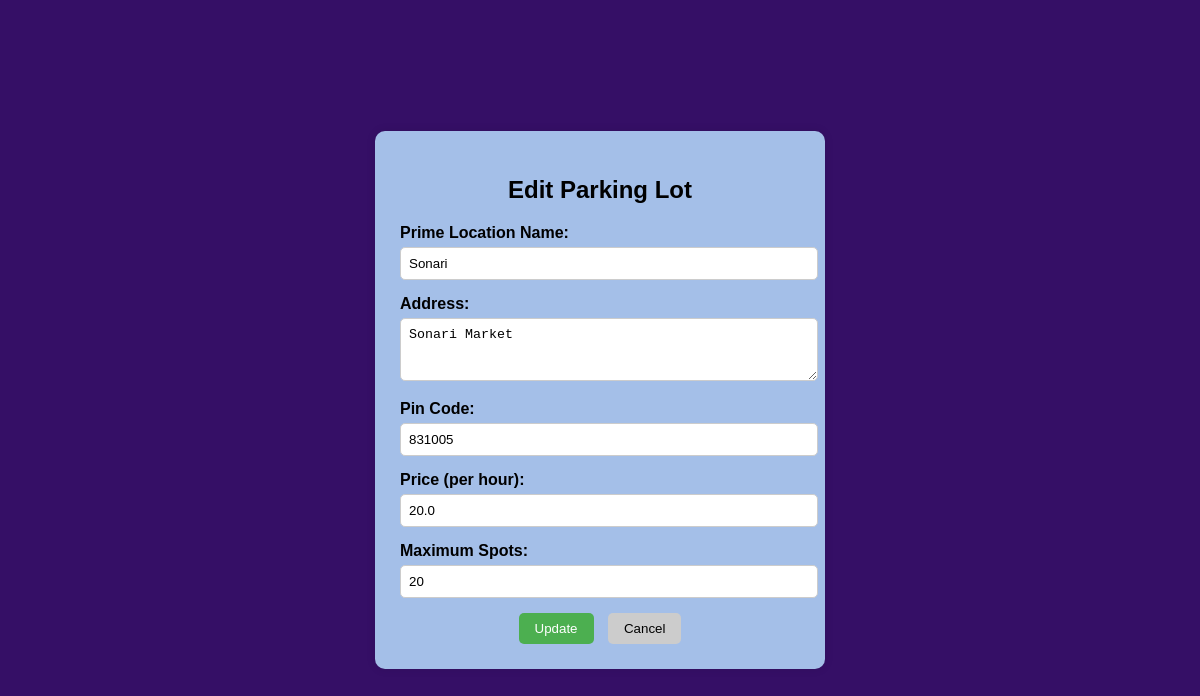
The page /edit_lot/1 (signed in) on the database its author committed.
### parking_lot/app.py (models this page shows, shortened)
class ParkingLot(db.Model):
    id = db.Column(db.Integer, primary_key=True)
    name = db.Column(db.String(100))
    address = db.Column(db.Text)
    pin_code = db.Column(db.String(10))
    price_per_hour = db.Column(db.Float)
    max_spots = db.Column(db.Integer)
    slots = db.relationship('ParkingSlot', backref='lot', cascade='all, delete-orphan')
    bookings = db.relationship('Booking', backref='lot', lazy=True)

### parking_lot/app.py (the view, shortened to what this page needs)
@app.route('/edit_lot/<int:lot_id>', methods=['GET', 'POST'])
@login_required
def edit_lot(lot_id):
    user = User.query.get(session['user_id'])
    if not user.is_admin:
        flash("Admins only!")
        return redirect('/login')
    lot = ParkingLot.query.get_or_404(lot_id)
    return render_template('edit_lot.html', lot=lot)

### parking_lot/app.py (called while the page is built)
def login_required(f):
    @wraps(f)
    def decorated(*args, **kwargs):
        if 'user_id' not in session:
            flash("Looks like you've wandered off. Please log in to continue.")
            return redirect('/login')
        return f(*args, **kwargs)
    return decorated

### parking_lot/templates/edit_lot.html (shortened to what this page needs)
<!DOCTYPE html>
<html>
<head>
</head>
<body>
    <form method="POST">
        <h2>Edit Parking Lot</h2>
        <label>Prime Location Name:</label>
        <input type="text" name="name" value="{{ lot.name }}" required>
        <label>Address:</label>
        <textarea name="address" rows="3" required>{{ lot.address }}</textarea>
        <label>Pin Code:</label>
        <input type="text" name="pin_code" value="{{ lot.pin_code }}" required>
        <label>Price (per hour):</label>
        <input type="number" name="price_per_hour" value="{{ lot.price_per_hour }}" step="0.01" required>
        <label>Maximum Spots:</label>
        <input type="number" name="max_spots" value="{{ lot.max_spots }}" required>
        <div class="button-row">
            <button type="submit">Update</button>
            <a href="/admin"><button type="button">Cancel</button></a>
        </div>
    </form>
</body>
</html>

### parking_lot/templates/edit_lot.html (style rules this page uses)
body { margin: 0; padding: 0; background-color: #350f66; font-family: Arial, sans-serif; display: flex; justify-content: center; align-items: center; height: 100vh; }
form { background: #a4bfe8; padding: 25px; border-radius: 10px; box-shadow: 0 0 10px rgba(0,0,0,0.1); width: 400px; }
h2 { text-align: center; margin-bottom: 20px; }
label { display: block; margin-bottom: 5px; font-weight: bold; }
input, textarea { width: 100%; padding: 8px; margin-bottom: 15px; border: 1px solid #ccc; border-radius: 5px; }
button { padding: 8px 16px; border: none; border-radius: 5px; cursor: pointer; }
button[type="submit"] { background-color: #4CAF50; color: white; }
button[type="button"] { background-color: #ccc; margin-left: 10px; }
.button-row { text-align: center; }

### rows shown on the page
ParkingLot: name "Sonari", address "Sonari Market", pin_code "831005", price_per_hour "20.0", max_spots "20"
